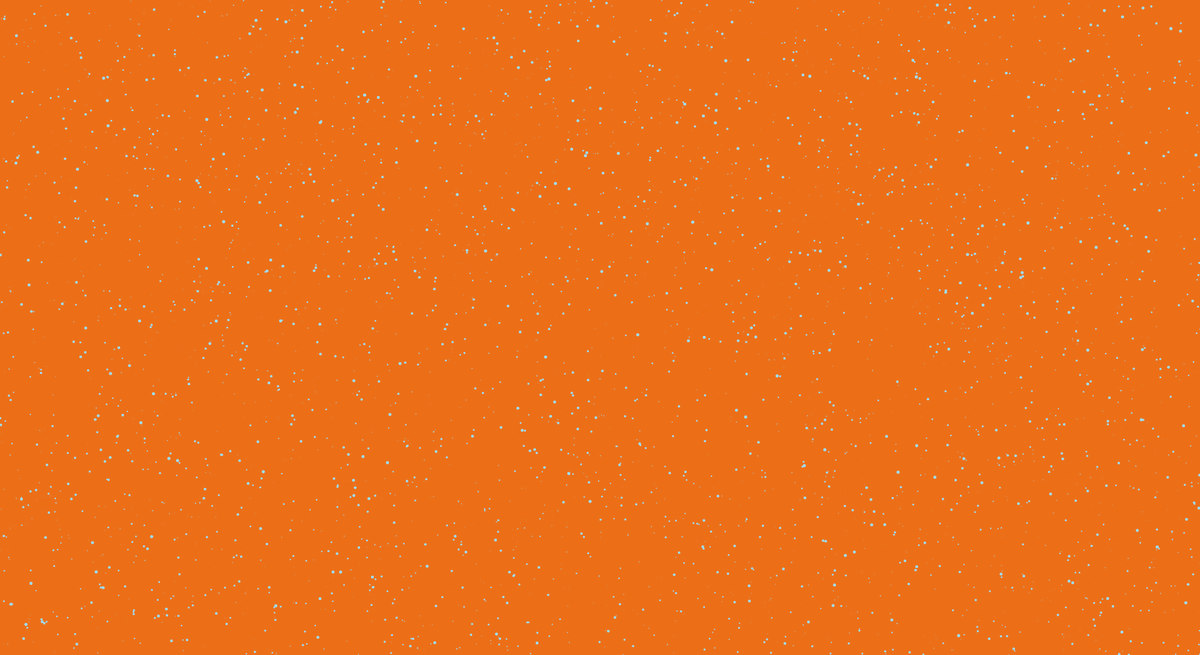
Frame 1 (no input)
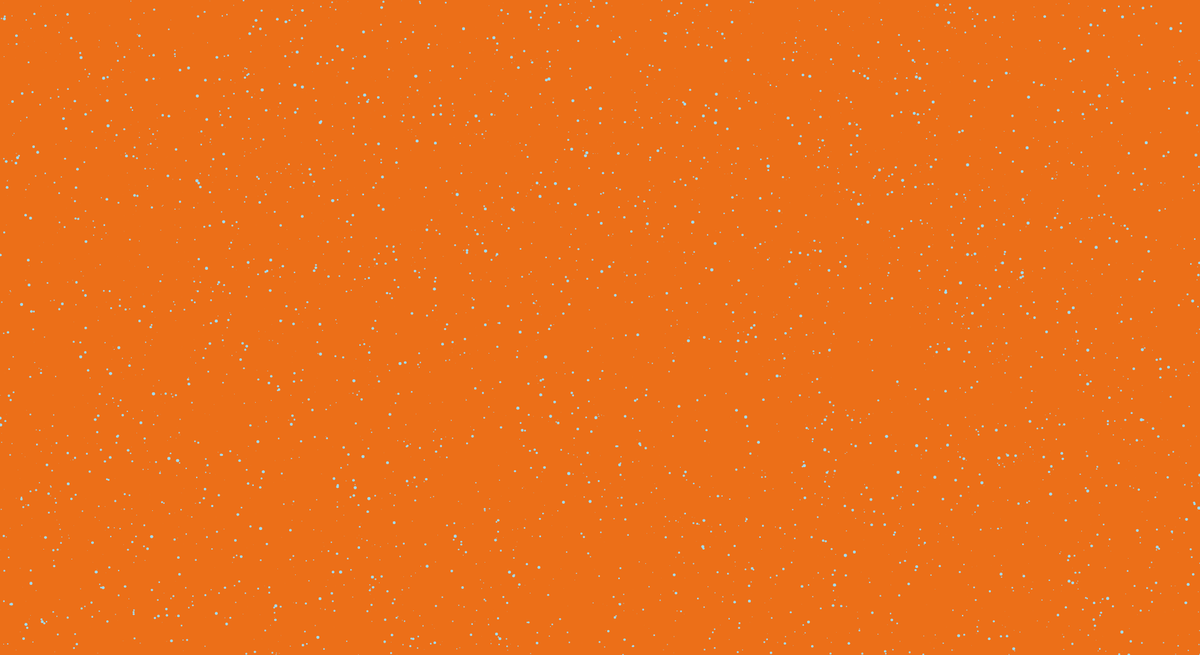
Frame 60 (no input)
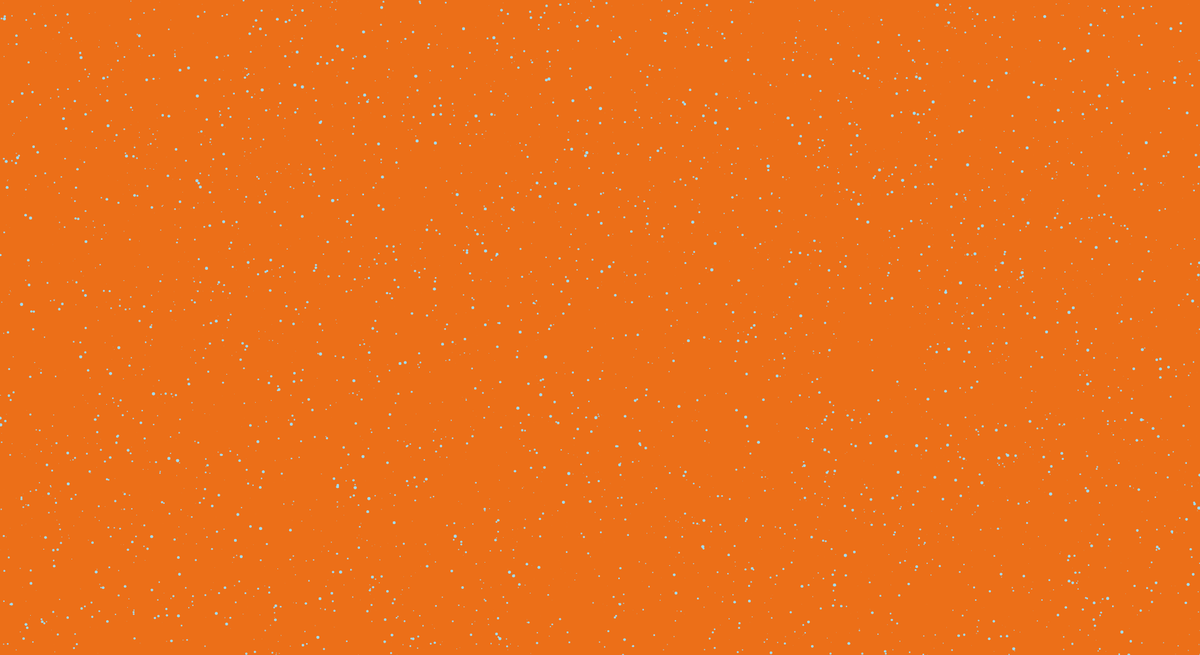
Frame 120 (the mouse pressed at the canvas centre since frame 60)

The p5.js sketch that drew these frames (run headless with seeded random() and noise() and a simulated clock; from frame 60 on, the mouse is pressed at the canvas centre):

// p5.js sketch
// ── sketch.js
/*
	Star Twinkle
	Copyright (C) 2021  Thomas Erhel

	This program is free software: you can redistribute it and/or modify
	it under the terms of the GNU General Public License as published by
	the Free Software Foundation, either version 3 of the License, or
	(at your option) any later version.

	This program is distributed in the hope that it will be useful,
	but WITHOUT ANY WARRANTY; without even the implied warranty of
	MERCHANTABILITY or FITNESS FOR A PARTICULAR PURPOSE.  See the
	GNU General Public License for more details.

	You should have received a copy of the GNU General Public License
	along with this program.  If not, see <https://www.gnu.org/licenses/>.
*/
var stars = [];

function setup() {
	createCanvas(1830, 1000);
	for (var i = 0; i < 4900; i++) {
		stars[i] = new Star();
	}
}

function draw() {
	background(236, 111, 24);
	for (var i = 0; i < stars.length; i++) {
		stars[i].draw();
	}
}

class Star {
	constructor() {
		this.x = random(width);
		this.y = random(height);
		this.size = random(0.25, 3);
		this.t = random(TAU);
		this.c = color(158, 221, 248);
	}

	draw() {
		this.t += 0.1;
		var scale = this.size + sin(this.t) * 2;
		fill(this.c);
		noStroke();
		ellipse(this.x, this.y, scale, scale);
	}
}
